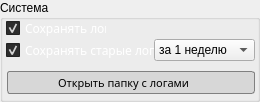
             <widget class="QGroupBox" name="box_CfgSystem">
              <property name="geometry">
               <rect>
                <x>10</x>
                <y>305</y>
                <width>260</width>
                <height>102</height>
               </rect>
              </property>
              <property name="title">
               <string>Система</string>
              </property>
              <widget class="QCheckBox" name="ckb_ToggleLogs">
               <property name="geometry">
                <rect>
                 <x>6</x>
                 <y>20</y>
                 <width>101</width>
                 <height>17</height>
                </rect>
               </property>
               <property name="palette">
                <palette>
                 <active>
                  <colorrole role="WindowText">
                   <brush brushstyle="SolidPattern">
                    <color alpha="255">
                     <red>255</red>
                     <green>255</green>
                     <blue>255</blue>
                    </color>
                   </brush>
                  </colorrole>
                  <colorrole role="Button">
                   <brush brushstyle="SolidPattern">
                    <color alpha="255">
                     <red>45</red>
                     <green>45</green>
                     <blue>45</blue>
                    </color>
                   </brush>
                  </colorrole>
                  <colorrole role="Text">
                   <brush brushstyle="SolidPattern">
                    <color alpha="255">
                     <red>255</red>
                     <green>255</green>
                     <blue>255</blue>
                    </color>
                   </brush>
                  </colorrole>
                  <colorrole role="ButtonText">
                   <brush brushstyle="SolidPattern">
                    <color alpha="255">
                     <red>255</red>
                     <green>255</green>
                     <blue>255</blue>
                    </color>
                   </brush>
                  </colorrole>
                  <colorrole role="Base">
                   <brush brushstyle="SolidPattern">
                    <color alpha="255">
                     <red>45</red>
                     <green>45</green>
                     <blue>45</blue>
                    </color>
                   </brush>
                  </colorrole>
                  <colorrole role="Window">
                   <brush brushstyle="SolidPattern">
                    <color alpha="255">
                     <red>45</red>
                     <green>45</green>
                     <blue>45</blue>
                    </color>
                   </brush>
                  </colorrole>
                  <colorrole role="PlaceholderText">
                   <brush brushstyle="NoBrush">
                    <color alpha="128">
                     <red>255</red>
                     <green>255</green>
                     <blue>255</blue>
                    </color>
                   </brush>
                  </colorrole>
                 </active>
                 <inactive>
                  <colorrole role="WindowText">
                   <brush brushstyle="SolidPattern">
                    <color alpha="255">
                     <red>255</red>
                     <green>255</green>
                     <blue>255</blue>
                    </color>
                   </brush>
                  </colorrole>
                  <colorrole role="Button">
                   <brush brushstyle="SolidPattern">
                    <color alpha="255">
                     <red>45</red>
                     <green>45</green>
                     <blue>45</blue>
                    </color>
                   </brush>
                  </colorrole>
                  <colorrole role="Text">
                   <brush brushstyle="SolidPattern">
                    <color alpha="255">
                     <red>255</red>
                     <green>255</green>
                     <blue>255</blue>
                    </color>
                   </brush>
                  </colorrole>
                  <colorrole role="ButtonText">
                   <brush brushstyle="SolidPattern">
                    <color alpha="255">
                     <red>255</red>
                     <green>255</green>
                     <blue>255</blue>
                    </color>
                   </brush>
                  </colorrole>
                  <colorrole role="Base">
                   <brush brushstyle="SolidPattern">
                    <color alpha="255">
                     <red>45</red>
                     <green>45</green>
                     <blue>45</blue>
                    </color>
                   </brush>
                  </colorrole>
                  <colorrole role="Window">
                   <brush brushstyle="SolidPattern">
                    <color alpha="255">
                     <red>45</red>
                     <green>45</green>
                     <blue>45</blue>
                    </color>
                   </brush>
                  </colorrole>
                  <colorrole role="PlaceholderText">
                   <brush brushstyle="NoBrush">
                    <color alpha="128">
                     <red>255</red>
                     <green>255</green>
                     <blue>255</blue>
                    </color>
                   </brush>
                  </colorrole>
                 </inactive>
                 <disabled>
                  <colorrole role="WindowText">
                   <brush brushstyle="SolidPattern">
                    <color alpha="255">
                     <red>128</red>
                     <green>128</green>
                     <blue>128</blue>
                    </color>
                   </brush>
                  </colorrole>
                  <colorrole role="Button">
                   <brush brushstyle="SolidPattern">
                    <color alpha="255">
                     <red>45</red>
                     <green>45</green>
                     <blue>45</blue>
                    </color>
                   </brush>
                  </colorrole>
                  <colorrole role="Text">
                   <brush brushstyle="SolidPattern">
                    <color alpha="255">
                     <red>128</red>
                     <green>128</green>
                     <blue>128</blue>
                    </color>
                   </brush>
                  </colorrole>
                  <colorrole role="ButtonText">
                   <brush brushstyle="SolidPattern">
                    <color alpha="255">
                     <red>128</red>
                     <green>128</green>
                     <blue>128</blue>
                    </color>
                   </brush>
                  </colorrole>
                  <colorrole role="Base">
                   <brush brushstyle="SolidPattern">
                    <color alpha="255">
                     <red>45</red>
                     <green>45</green>
                     <blue>45</blue>
                    </color>
                   </brush>
                  </colorrole>
                  <colorrole role="Window">
                   <brush brushstyle="SolidPattern">
                    <color alpha="255">
                     <red>45</red>
                     <green>45</green>
                     <blue>45</blue>
                    </color>
                   </brush>
                  </colorrole>
                  <colorrole role="PlaceholderText">
                   <brush brushstyle="NoBrush">
                    <color alpha="128">
                     <red>255</red>
                     <green>255</green>
                     <blue>255</blue>
                    </color>
                   </brush>
                  </colorrole>
                 </disabled>
                </palette>
               </property>
               <property name="font">
                <font>
                 <family>Segoe UI Semilight</family>
                 <pointsize>9</pointsize>
                 <weight>50</weight>
                 <italic>false</italic>
                 <bold>false</bold>
                </font>
               </property>
               <property name="toolTip">
                <string>Не рекомендуем отключать эту опцию</string>
               </property>
               <property name="toolTipDuration">
                <number>0</number>
               </property>
               <property name="text">
                <string>Сохранять лог</string>
               </property>
               <property name="checked">
                <bool>true</bool>
               </property>
              </widget>
              <widget class="QCheckBox" name="ckb_ToggleLogsArch">
               <property name="enabled">
                <bool>true</bool>
               </property>
               <property name="geometry">
                <rect>
                 <x>6</x>
                 <y>42</y>
                 <width>151</width>
                 <height>17</height>
                </rect>
               </property>
               <property name="palette">
                <palette>
                 <active>
                  <colorrole role="WindowText">
                   <brush brushstyle="SolidPattern">
                    <color alpha="255">
                     <red>255</red>
                     <green>255</green>
                     <blue>255</blue>
                    </color>
                   </brush>
                  </colorrole>
                  <colorrole role="Button">
                   <brush brushstyle="SolidPattern">
                    <color alpha="255">
                     <red>45</red>
                     <green>45</green>
                     <blue>45</blue>
                    </color>
                   </brush>
                  </colorrole>
                  <colorrole role="Text">
                   <brush brushstyle="SolidPattern">
                    <color alpha="255">
                     <red>255</red>
                     <green>255</green>
                     <blue>255</blue>
                    </color>
                   </brush>
                  </colorrole>
                  <colorrole role="ButtonText">
                   <brush brushstyle="SolidPattern">
                    <color alpha="255">
                     <red>255</red>
                     <green>255</green>
                     <blue>255</blue>
                    </color>
                   </brush>
                  </colorrole>
                  <colorrole role="Base">
                   <brush brushstyle="SolidPattern">
                    <color alpha="255">
                     <red>45</red>
                     <green>45</green>
                     <blue>45</blue>
                    </color>
                   </brush>
                  </colorrole>
                  <colorrole role="Window">
                   <brush brushstyle="SolidPattern">
                    <color alpha="255">
                     <red>45</red>
                     <green>45</green>
                     <blue>45</blue>
                    </color>
                   </brush>
                  </colorrole>
                  <colorrole role="ToolTipBase">
                   <brush brushstyle="SolidPattern">
                    <color alpha="255">
                     <red>45</red>
                     <green>45</green>
                     <blue>45</blue>
                    </color>
                   </brush>
                  </colorrole>
                  <colorrole role="ToolTipText">
                   <brush brushstyle="SolidPattern">
                    <color alpha="255">
                     <red>255</red>
                     <green>255</green>
                     <blue>255</blue>
                    </color>
                   </brush>
                  </colorrole>
                  <colorrole role="PlaceholderText">
                   <brush brushstyle="NoBrush">
                    <color alpha="128">
                     <red>255</red>
                     <green>255</green>
                     <blue>255</blue>
                    </color>
                   </brush>
                  </colorrole>
                 </active>
                 <inactive>
                  <colorrole role="WindowText">
                   <brush brushstyle="SolidPattern">
                    <color alpha="255">
                     <red>255</red>
                     <green>255</green>
                     <blue>255</blue>
                    </color>
                   </brush>
                  </colorrole>
                  <colorrole role="Button">
                   <brush brushstyle="SolidPattern">
                    <color alpha="255">
                     <red>45</red>
                     <green>45</green>
                     <blue>45</blue>
                    </color>
                   </brush>
                  </colorrole>
                  <colorrole role="Text">
                   <brush brushstyle="SolidPattern">
                    <color alpha="255">
                     <red>255</red>
                     <green>255</green>
                     <blue>255</blue>
                    </color>
                   </brush>
                  </colorrole>
                  <colorrole role="ButtonText">
                   <brush brushstyle="SolidPattern">
                    <color alpha="255">
                     <red>255</red>
                     <green>255</green>
                     <blue>255</blue>
                    </color>
                   </brush>
                  </colorrole>
                  <colorrole role="Base">
                   <brush brushstyle="SolidPattern">
                    <color alpha="255">
                     <red>45</red>
                     <green>45</green>
                     <blue>45</blue>
                    </color>
                   </brush>
                  </colorrole>
                  <colorrole role="Window">
                   <brush brushstyle="SolidPattern">
                    <color alpha="255">
                     <red>45</red>
                     <green>45</green>
                     <blue>45</blue>
                    </color>
                   </brush>
                  </colorrole>
                  <colorrole role="ToolTipBase">
                   <brush brushstyle="SolidPattern">
                    <color alpha="255">
                     <red>45</red>
                     <green>45</green>
                     <blue>45</blue>
                    </color>
                   </brush>
                  </colorrole>
                  <colorrole role="ToolTipText">
                   <brush brushstyle="SolidPattern">
                    <color alpha="255">
                     <red>255</red>
                     <green>255</green>
                     <blue>255</blue>
                    </color>
                   </brush>
                  </colorrole>
                  <colorrole role="PlaceholderText">
                   <brush brushstyle="NoBrush">
                    <color alpha="128">
                     <red>255</red>
                     <green>255</green>
                     <blue>255</blue>
                    </color>
                   </brush>
                  </colorrole>
                 </inactive>
                 <disabled>
                  <colorrole role="WindowText">
                   <brush brushstyle="SolidPattern">
                    <color alpha="255">
                     <red>128</red>
                     <green>128</green>
                     <blue>128</blue>
                    </color>
                   </brush>
                  </colorrole>
                  <colorrole role="Button">
                   <brush brushstyle="SolidPattern">
                    <color alpha="255">
                     <red>45</red>
                     <green>45</green>
                     <blue>45</blue>
                    </color>
                   </brush>
                  </colorrole>
                  <colorrole role="Text">
                   <brush brushstyle="SolidPattern">
                    <color alpha="255">
                     <red>128</red>
                     <green>128</green>
                     <blue>128</blue>
                    </color>
                   </brush>
                  </colorrole>
                  <colorrole role="ButtonText">
                   <brush brushstyle="SolidPattern">
                    <color alpha="255">
                     <red>128</red>
                     <green>128</green>
                     <blue>128</blue>
                    </color>
                   </brush>
                  </colorrole>
                  <colorrole role="Base">
                   <brush brushstyle="SolidPattern">
                    <color alpha="255">
                     <red>45</red>
                     <green>45</green>
                     <blue>45</blue>
                    </color>
                   </brush>
                  </colorrole>
                  <colorrole role="Window">
                   <brush brushstyle="SolidPattern">
                    <color alpha="255">
                     <red>45</red>
                     <green>45</green>
                     <blue>45</blue>
                    </color>
                   </brush>
                  </colorrole>
                  <colorrole role="ToolTipBase">
                   <brush brushstyle="SolidPattern">
                    <color alpha="255">
                     <red>45</red>
                     <green>45</green>
                     <blue>45</blue>
                    </color>
                   </brush>
                  </colorrole>
                  <colorrole role="ToolTipText">
                   <brush brushstyle="SolidPattern">
                    <color alpha="255">
                     <red>255</red>
                     <green>255</green>
                     <blue>255</blue>
                    </color>
                   </brush>
                  </colorrole>
                  <colorrole role="PlaceholderText">
                   <brush brushstyle="NoBrush">
                    <color alpha="128">
                     <red>255</red>
                     <green>255</green>
                     <blue>255</blue>
                    </color>
                   </brush>
                  </colorrole>
                 </disabled>
                </palette>
               </property>
               <property name="font">
                <font>
                 <family>Segoe UI Semilight</family>
                 <pointsize>9</pointsize>
                 <weight>50</weight>
                 <italic>false</italic>
                 <bold>false</bold>
                </font>
               </property>
               <property name="toolTip">
                <string/>
               </property>
               <property name="toolTipDuration">
                <number>0</number>
               </property>
               <property name="text">
                <string>Сохранять старые логи:</string>
               </property>
               <property name="checked">
                <bool>true</bool>
               </property>
              </widget>
              <widget class="QComboBox" name="cbb_LogsArchMode">
               <property name="enabled">
                <bool>true</bool>
               </property>
               <property name="geometry">
                <rect>
                 <x>154</x>
                 <y>39</y>
                 <width>101</width>
                 <height>22</height>
                </rect>
               </property>
               <item>
                <property name="text">
                 <string>за 1 неделю</string>
                </property>
               </item>
               <item>
                <property name="text">
                 <string>за 2 недели</string>
                </property>
               </item>
               <item>
                <property name="text">
                 <string>за месяц</string>
                </property>
               </item>
               <item>
                <property name="text">
                 <string>за 3 месяца</string>
                </property>
               </item>
               <item>
                <property name="text">
                 <string>за 6 месяцев</string>
                </property>
               </item>
               <item>
                <property name="text">
                 <string>за год</string>
                </property>
               </item>
              </widget>
              <widget class="QPushButton" name="btn_OpenLogFolder">
               <property name="enabled">
                <bool>true</bool>
               </property>
               <property name="geometry">
                <rect>
                 <x>7</x>
                 <y>71</y>
                 <width>248</width>
                 <height>23</height>
                </rect>
               </property>
               <property name="font">
                <font>
                 <family>Segoe UI Semibold</family>
                 <pointsize>8</pointsize>
                 <weight>50</weight>
                 <italic>false</italic>
                 <bold>false</bold>
                </font>
               </property>
               <property name="styleSheet">
                <string notr="true">QPushButton {
	color: black;
    background-color: rgb(215, 215, 215);
    border: 1px solid gray;
    border-radius: 3px;
    padding: 1px 18px 1px 3px;
    min-width: 6em;
	font: 8pt &quot;Segoe UI Semibold&quot;;
}

QPushButton:hover {
	color: rgb(30, 30, 30);
	background-color: rgb(226, 226, 226);
}</string>
               </property>
               <property name="text">
                <string>Открыть папку с логами</string>
               </property>
              </widget>
             </widget>
